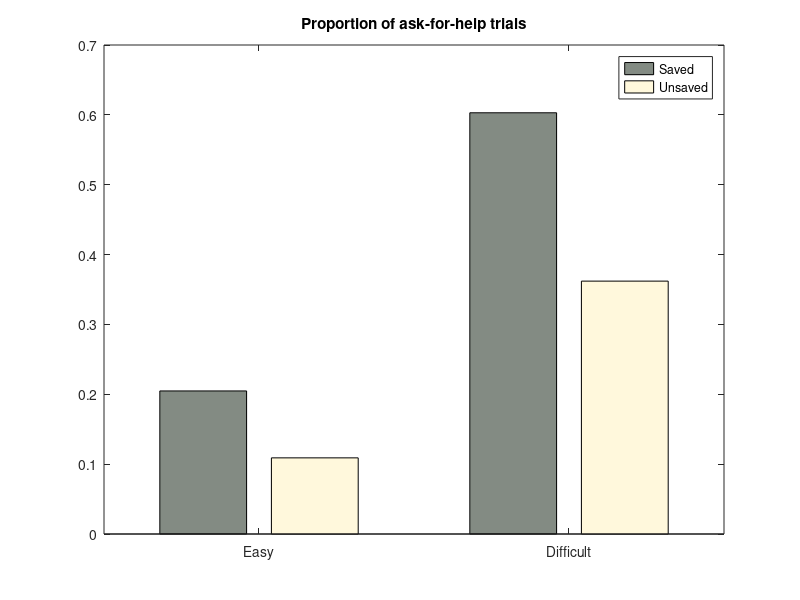

Reproduce this figure in MATLAB. (Note: this script raises an error after producing the figure.)
clear;
clc;

% load data and model predictions for Experiment 2b

load stat_negative_2C_2Phinto_Exp2b % parameters in the winning model
load modelfit_data_ChoiceAndRecall_Exp2b % data of choice and recall performance
load prec_Exp2b % predicted memory strength in the winning model
load recData_Exp2b % overall recall performance
load askPropData_Exp2b % overall ask-for-help proportions

%% Predict ask proportion

for i=1:ntrial
   ask_predict(i) = prec(i) < stats.mean.C(sub(i),condition(i));
end

for i=1:nsubj
    for j=1:4
       askProp_predict_sub(i,j)=mean(ask_predict(sub==i & condition==j)); 
    end
end

%% Predict recall performance

for i=1:ntrial
    if (condition(i)==1 || condition(i)==3) && ask_predict(i)==1
        rec_predict(i) = prec(i) + stats.mean.U_hint_obj(sub(i),(condition(i)+1)/2);
        if rec_predict(i)>1
           rec_predict(i)=1; 
        end
    else
        rec_predict(i) = prec(i);
    end
end

for i=1:nsubj
    for j=1:4
       recProp_predict_sub(i,j)=mean(rec_predict(sub==i & condition==j)); 
    end
end

for i=1:nsubj
    for j=1:4
       recProp_ask_predict_sub(i,j)=mean(rec_predict(sub==i & condition==j & ask_predict'==1)); 
       recProp_answer_predict_sub(i,j)=mean(rec_predict(sub==i & condition==j & ask_predict'==0)); 
    end
end

%% Draw bar graph for ask-for-help proportion 

ctrs = 1:size(askPropDataMean,1);
data = askPropDataMean;
figure(1);
hBar = bar(ctrs, data);

set(hBar(1),'FaceColor',[131/255 139/255 131/255]);
set(hBar(2),'FaceColor',[1 248/255 220/255]);

title('Proportion of ask-for-help trials');

xlabel=cell(1,size(askPropDataMean,1));
xlabel{1}='Easy';
xlabel{2}='Difficult';
set(gca,'xticklabel', xlabel) ;

legends=cell(1,size(askPropDataMean,2));
legends{1}='Saved';
legends{2}='Unsaved';
legend(hBar,legends);

ctr = [];
ydt = [];

for k1 = 1:size(askPropDataMean,2)
    ctr(k1,:) = bsxfun(@plus, hBar(1).XData, [hBar(k1).XOffset]');
    ydt(k1,:) = hBar(k1).YData;
end
hold on
e=errorbar(ctr, ydt, zeros(size(ydt)), askPropDataSE', '.k');
for i=1:size(askPropDataMean,1)
    e(i).LineWidth=2;
end

pre_askprop=nanmean(askProp_predict_sub);
pre_askprop_se=nanstd(askProp_predict_sub)./sqrt(sum(1-isnan(askProp_predict_sub)));
pre_askprop=[pre_askprop(1) pre_askprop(2); pre_askprop(3) pre_askprop(4)];
pre_askprop_se=[pre_askprop_se(1) pre_askprop_se(2); pre_askprop_se(3) pre_askprop_se(4)];

pre_points_askprop = plot(ctr+0.05,pre_askprop','r.','MarkerSize',35);
e_pre=errorbar(ctr+0.05, pre_askprop', pre_askprop_se', pre_askprop_se', '.r');
for i=1:size(askPropDataMean,1)
    e_pre(i).LineWidth=2;
end

set(findall(gcf,'-property','FontSize'),'FontSize',24)
set(findall(gcf,'-property','FontWeight'),'FontWeight','bold')

%% Draw bar graph for overall recall performance

ctrs = 1:size(recCombineDataMean,1);
data = recCombineDataMean;
figure(2);
hBar = bar(ctrs, data);

set(hBar(1),'FaceColor',[0 0 205/255]);
set(hBar(2),'FaceColor',[135/255 206/255 250/255]);

title('Recall performance');

xlabel=cell(1,size(recCombineDataMean,1));
xlabel{1}='Easy-Save';
xlabel{2}='Easy-Unsave';
xlabel{3}='Difficult-Save';
xlabel{4}='Difficult-Unsave';
set(gca,'xticklabel', xlabel) ;

legends=cell(1,size(recCombineDataMean,2));
legends{1}='Free Choice';
legends{2}='Forced Recall';
legend(hBar,legends);

ctr = [];
ydt = [];

for k1 = 1:size(recCombineDataMean,2)
    ctr(k1,:) = bsxfun(@plus, hBar(1).XData, [hBar(k1).XOffset]');
    ydt(k1,:) = hBar(k1).YData;
end
hold on
e=errorbar(ctr, ydt, zeros(size(ydt)), recCombineDataSE', '.k');
for i=1:size(recCombineDataMean,1)
    e(i).LineWidth=2;
end

pre_rec=nanmean(recProp_predict_sub);
pre_rec=[[pre_rec(1);pre_rec(2);pre_rec(3);pre_rec(4)] recCombineDataMean(:,2)];
pre_rec_se=nanstd(recProp_predict_sub)./sqrt(sum(1-isnan(recProp_predict_sub)));
pre_rec_se=[[pre_rec_se(1);pre_rec_se(2);pre_rec_se(3);pre_rec_se(4)] recCombineDataSE(:,2)];

pre_points_rec = plot(ctr+0.05,pre_rec','r.','MarkerSize',35);
e_pre=errorbar(ctr+0.05, pre_rec', pre_rec_se', pre_rec_se', '.r');
for i=1:size(recCombineDataMean,1)
    e_pre(i).LineWidth=2;
end

set(findall(gcf,'-property','FontSize'),'FontSize',24)
set(findall(gcf,'-property','FontWeight'),'FontWeight','bold')

%% Draw bar graph for recall performance in the free-choice test

ctrs = 1:size(recDataMean,1);
data = recDataMean(:,1:2);
figure(3);
hBar = bar(ctrs, data);

set(hBar(1),'FaceColor',[0 100/255 0]);
set(hBar(2),'FaceColor',[0 1 0.5]);

title('Recall performance');

xlabel=cell(1,size(recDataMean,1));
xlabel{1}='Easy-Save';
xlabel{2}='Easy-Unsave';
xlabel{3}='Difficult-Save';
xlabel{4}='Difficult-Unsave';
set(gca,'xticklabel', xlabel) ;

legends=cell(1,2);
legends{1}='Ask';
legends{2}='Answer';
legend(hBar,legends);

ctr = [];
ydt = [];

for k1 = 1:2
    ctr(k1,:) = bsxfun(@plus, hBar(1).XData, [hBar(k1).XOffset]');
    ydt(k1,:) = hBar(k1).YData;
end
hold on
e=errorbar(ctr, ydt, zeros(size(ydt)), recDataSE(:,1:2)', '.k');
for i=1:size(recDataMean,1)
    e(i).LineWidth=2;
end

mean_rec_ask_predict = nanmean(recProp_ask_predict_sub);
se_rec_ask_predict = nanstd(recProp_ask_predict_sub)./sqrt(sum(1-isnan(recProp_ask_predict_sub)));
mean_rec_answer_predict = nanmean(recProp_answer_predict_sub);
se_rec_answer_predict = nanstd(recProp_answer_predict_sub)./sqrt(sum(1-isnan(recProp_answer_predict_sub)));

pre_rec=[[mean_rec_ask_predict(1) mean_rec_answer_predict(1);mean_rec_ask_predict(2) mean_rec_answer_predict(2);...
    mean_rec_ask_predict(3) mean_rec_answer_predict(3);mean_rec_ask_predict(4) mean_rec_answer_predict(4)]];

pre_rec_se=[[se_rec_ask_predict(1) se_rec_answer_predict(1);se_rec_ask_predict(2) se_rec_answer_predict(2);...
    se_rec_ask_predict(3) se_rec_answer_predict(3);se_rec_ask_predict(4) se_rec_answer_predict(4)]];

pre_points_rec = plot(ctr+0.05,pre_rec','r.','MarkerSize',35);
e_pre=errorbar(ctr+0.05, pre_rec', pre_rec_se', pre_rec_se', '.r');
for i=1:size(recDataMean,1)
    e_pre(i).LineWidth=2;
end

set(findall(gcf,'-property','FontSize'),'FontSize',24)
set(findall(gcf,'-property','FontWeight'),'FontWeight','bold')

